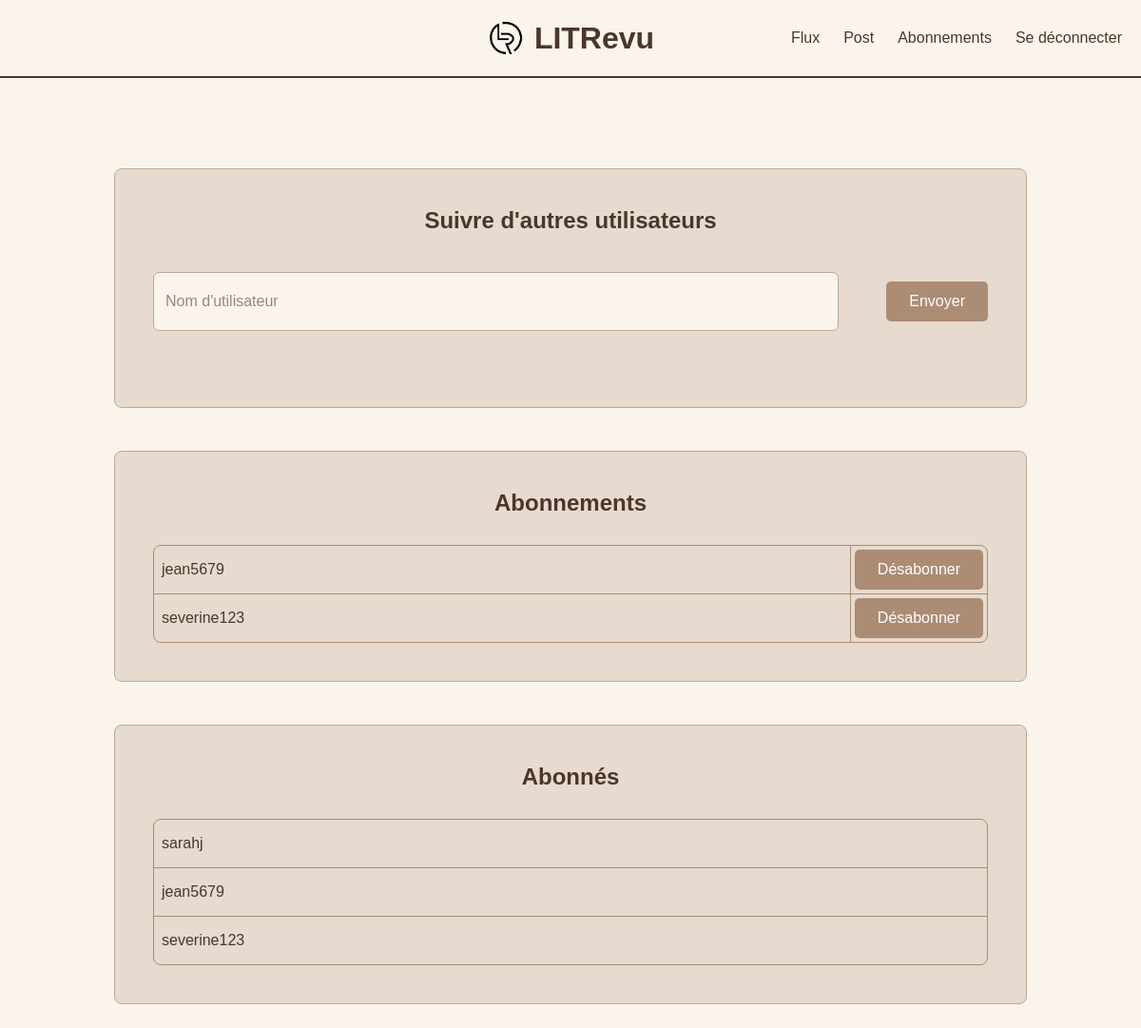
The app's page /subscriptions/ (signed in), older data.
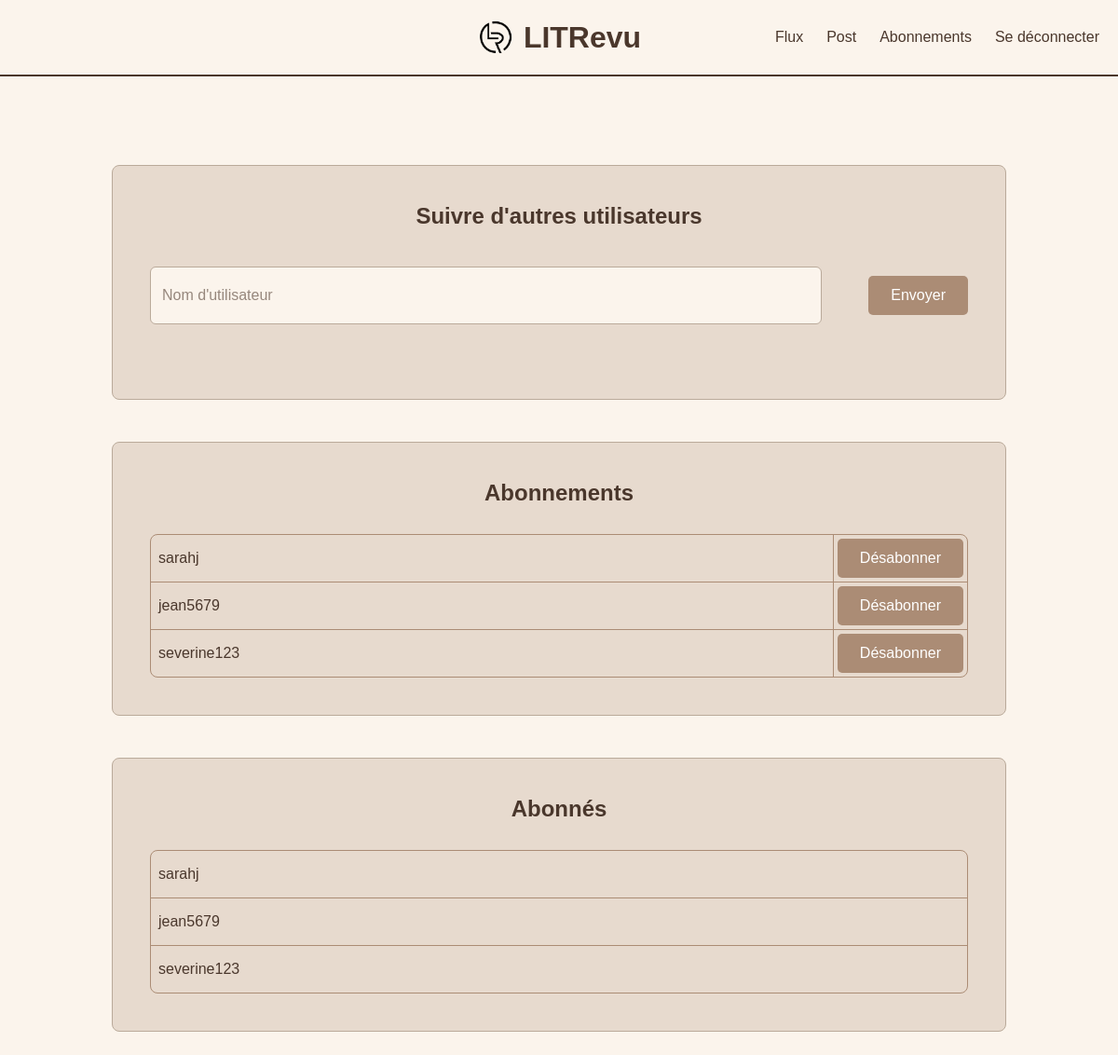
The same page, newer data.
### reviews/models.py (models this page shows, shortened)
class UserFollows(models.Model):
    user = models.ForeignKey(
        to=settings.AUTH_USER_MODEL,
        on_delete=models.CASCADE,
        related_name='following'
    )
    followed_user = models.ForeignKey(
        to=settings.AUTH_USER_MODEL,
        on_delete=models.CASCADE,
        related_name='followed_by'
    )
    class Meta:
        unique_together = ('user', 'followed_user')

### authentication/models.py (models this page shows)
class User(AbstractUser):
    pass

### reviews/views.py (the view, shortened to what this page needs)
class SubscriptionsPageView(LoginRequiredMixin, View):
    template_name = 'reviews/subscriptions.html'
    login_url = 'authentication:login'
    def get(self, request):
        form = FollowUserForm()
        return render(request, self.template_name, {
            'form': form,
        })

### reviews/forms.py
class FollowUserForm(forms.Form):
    username = forms.CharField(
        max_length=150,
        widget=forms.TextInput(attrs={
            'placeholder': "Nom d'utilisateur",
        })
    )

### reviews/templates/reviews/subscriptions.html (shortened to what this page needs)
{% extends 'base.html' %}
{% block content %}
<div class="subscriptions-messages">
</div>
<div class="subscription-container">
    <div class="card">
        <div class="card-content">
            <h2 class="banner-title">Suivre d'autres utilisateurs</h2>
            <form method="post" class="form-generic">
                <div class="button-group">
                    {{ form.username }}
                    <button type="submit" class="btn">Envoyer</button>
                </div>
            </form>
        </div>
    </div>
</div>
<div class="subscription-container">
    <div class="card">
        <div class="card-content">
            <h2 class="banner-title">Abonnements</h2>
            {% if request.user.following.all %}
                <table class="subscriptions-table">
                    <tbody>
                        {% for followed in request.user.following.all %}
                            <tr>
                                <td class="subscription-username">{{ followed.followed_user.username }}</td>
                                <td class="subscription-action">
                                    <form method="post">
                                        <button type="submit" class="btn">Désabonner</button>
                                    </form>
                                </td>
                            </tr>
                        {% endfor %}
                    </tbody>
                </table>
            {% else %}
                <p>Vous n'êtes abonné à aucun utilisateur</p>
            {% endif %}
        </div>
    </div>
</div>
<div class="subscription-container">
    <div class="card">
        <div class="card-content">
            <h2 class="banner-title">Abonnés</h2>
            {% if request.user.followed_by.all %}
                <table class="subscriptions-table">
                    <tbody>
                        {% for follower in request.user.followed_by.all %}
                            <tr>
                                <td class="subscription-follower">{{ follower.user.username }}</td>
                            </tr>
                        {% endfor %}
                    </tbody>
                </table>
            {% else %}
                <p>Vous n'avez pas encore d'abonné</p>
            {% endif %}
        </div>
    </div>
</div>
{% endblock content %}

Row changes from the older to the newer data that the page shows:
added UserFollows: followed_user.username "sarahj", shown under "Abonnements"
